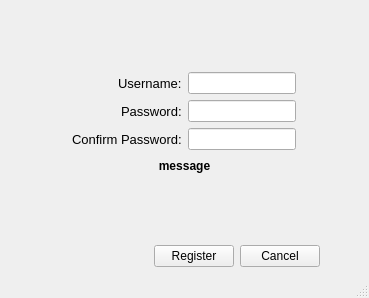
<?xml version="1.0" encoding="UTF-8"?>
<ui version="4.0">
 <class>MainWindow</class>
 <widget class="QMainWindow" name="MainWindow">
  <property name="geometry">
   <rect>
    <x>0</x>
    <y>0</y>
    <width>369</width>
    <height>298</height>
   </rect>
  </property>
  <property name="maximumSize">
   <size>
    <width>394</width>
    <height>325</height>
   </size>
  </property>
  <property name="windowTitle">
   <string>App- Register</string>
  </property>
  <widget class="QWidget" name="centralwidget">
   <layout class="QVBoxLayout" name="verticalLayout_3">
    <item>
     <spacer name="verticalSpacer">
      <property name="orientation">
       <enum>Qt::Vertical</enum>
      </property>
      <property name="sizeHint" stdset="0">
       <size>
        <width>20</width>
        <height>55</height>
       </size>
      </property>
     </spacer>
    </item>
    <item>
     <layout class="QHBoxLayout" name="horizontalLayout_9">
      <item>
       <layout class="QVBoxLayout" name="verticalLayout_2">
        <item>
         <layout class="QHBoxLayout" name="horizontalLayout">
          <item>
           <spacer name="horizontalSpacer">
            <property name="orientation">
             <enum>Qt::Horizontal</enum>
            </property>
            <property name="sizeHint" stdset="0">
             <size>
              <width>40</width>
              <height>20</height>
             </size>
            </property>
           </spacer>
          </item>
          <item>
           <widget class="QLabel" name="userLabel">
            <property name="font">
             <font>
              <pointsize>10</pointsize>
             </font>
            </property>
            <property name="text">
             <string>Username:</string>
            </property>
           </widget>
          </item>
         </layout>
        </item>
        <item>
         <layout class="QHBoxLayout" name="horizontalLayout_2">
          <item>
           <spacer name="horizontalSpacer_4">
            <property name="orientation">
             <enum>Qt::Horizontal</enum>
            </property>
            <property name="sizeHint" stdset="0">
             <size>
              <width>40</width>
              <height>20</height>
             </size>
            </property>
           </spacer>
          </item>
          <item>
           <widget class="QLabel" name="passLabel">
            <property name="font">
             <font>
              <pointsize>10</pointsize>
             </font>
            </property>
            <property name="text">
             <string>Password:</string>
            </property>
           </widget>
          </item>
         </layout>
        </item>
        <item>
         <layout class="QHBoxLayout" name="horizontalLayout_5">
          <item>
           <spacer name="horizontalSpacer_9">
            <property name="orientation">
             <enum>Qt::Horizontal</enum>
            </property>
            <property name="sizeHint" stdset="0">
             <size>
              <width>40</width>
              <height>20</height>
             </size>
            </property>
           </spacer>
          </item>
          <item>
           <widget class="QLabel" name="confirm_passLabel">
            <property name="font">
             <font>
              <pointsize>10</pointsize>
             </font>
            </property>
            <property name="text">
             <string>Confirm Password:</string>
            </property>
           </widget>
          </item>
         </layout>
        </item>
       </layout>
      </item>
      <item>
       <layout class="QVBoxLayout" name="verticalLayout">
        <item>
         <layout class="QHBoxLayout" name="horizontalLayout_6">
          <item>
           <widget class="QLineEdit" name="userLineEdit">
            <property name="sizePolicy">
             <sizepolicy hsizetype="Fixed" vsizetype="Fixed">
              <horstretch>0</horstretch>
              <verstretch>0</verstretch>
             </sizepolicy>
            </property>
            <property name="font">
             <font>
              <pointsize>9</pointsize>
             </font>
            </property>
           </widget>
          </item>
          <item>
           <spacer name="horizontalSpacer_2">
            <property name="orientation">
             <enum>Qt::Horizontal</enum>
            </property>
            <property name="sizeHint" stdset="0">
             <size>
              <width>40</width>
              <height>20</height>
             </size>
            </property>
           </spacer>
          </item>
         </layout>
        </item>
        <item>
         <layout class="QHBoxLayout" name="horizontalLayout_7">
          <item>
           <widget class="QLineEdit" name="passLineEdit">
            <property name="sizePolicy">
             <sizepolicy hsizetype="Fixed" vsizetype="Fixed">
              <horstretch>0</horstretch>
              <verstretch>0</verstretch>
             </sizepolicy>
            </property>
            <property name="font">
             <font>
              <pointsize>9</pointsize>
             </font>
            </property>
            <property name="echoMode">
             <enum>QLineEdit::Password</enum>
            </property>
           </widget>
          </item>
          <item>
           <spacer name="horizontalSpacer_3">
            <property name="orientation">
             <enum>Qt::Horizontal</enum>
            </property>
            <property name="sizeHint" stdset="0">
             <size>
              <width>40</width>
              <height>20</height>
             </size>
            </property>
           </spacer>
          </item>
         </layout>
        </item>
        <item>
         <layout class="QHBoxLayout" name="horizontalLayout_8">
          <item>
           <widget class="QLineEdit" name="confirm_passLineEdit">
            <property name="sizePolicy">
             <sizepolicy hsizetype="Fixed" vsizetype="Fixed">
              <horstretch>0</horstretch>
              <verstretch>0</verstretch>
             </sizepolicy>
            </property>
            <property name="font">
             <font>
              <pointsize>9</pointsize>
             </font>
            </property>
            <property name="echoMode">
             <enum>QLineEdit::Password</enum>
            </property>
           </widget>
          </item>
          <item>
           <spacer name="horizontalSpacer_10">
            <property name="orientation">
             <enum>Qt::Horizontal</enum>
            </property>
            <property name="sizeHint" stdset="0">
             <size>
              <width>40</width>
              <height>20</height>
             </size>
            </property>
           </spacer>
          </item>
         </layout>
        </item>
       </layout>
      </item>
     </layout>
    </item>
    <item>
     <layout class="QHBoxLayout" name="horizontalLayout_4">
      <item>
       <spacer name="horizontalSpacer_7">
        <property name="orientation">
         <enum>Qt::Horizontal</enum>
        </property>
        <property name="sizeHint" stdset="0">
         <size>
          <width>40</width>
          <height>20</height>
         </size>
        </property>
       </spacer>
      </item>
      <item>
       <widget class="QLabel" name="errorLabel">
        <property name="sizePolicy">
         <sizepolicy hsizetype="Expanding" vsizetype="Preferred">
          <horstretch>0</horstretch>
          <verstretch>0</verstretch>
         </sizepolicy>
        </property>
        <property name="font">
         <font>
          <weight>75</weight>
          <bold>true</bold>
         </font>
        </property>
        <property name="text">
         <string>message</string>
        </property>
        <property name="alignment">
         <set>Qt::AlignCenter</set>
        </property>
       </widget>
      </item>
      <item>
       <spacer name="horizontalSpacer_8">
        <property name="orientation">
         <enum>Qt::Horizontal</enum>
        </property>
        <property name="sizeHint" stdset="0">
         <size>
          <width>40</width>
          <height>20</height>
         </size>
        </property>
       </spacer>
      </item>
     </layout>
    </item>
    <item>
     <spacer name="verticalSpacer_2">
      <property name="orientation">
       <enum>Qt::Vertical</enum>
      </property>
      <property name="sizeHint" stdset="0">
       <size>
        <width>20</width>
        <height>36</height>
       </size>
      </property>
     </spacer>
    </item>
    <item>
     <layout class="QHBoxLayout" name="horizontalLayout_3">
      <item>
       <spacer name="horizontalSpacer_5">
        <property name="orientation">
         <enum>Qt::Horizontal</enum>
        </property>
        <property name="sizeHint" stdset="0">
         <size>
          <width>40</width>
          <height>20</height>
         </size>
        </property>
       </spacer>
      </item>
      <item>
       <widget class="QPushButton" name="registerButton">
        <property name="sizePolicy">
         <sizepolicy hsizetype="Fixed" vsizetype="Fixed">
          <horstretch>0</horstretch>
          <verstretch>0</verstretch>
         </sizepolicy>
        </property>
        <property name="font">
         <font>
          <pointsize>9</pointsize>
         </font>
        </property>
        <property name="focusPolicy">
         <enum>Qt::NoFocus</enum>
        </property>
        <property name="text">
         <string>Register</string>
        </property>
       </widget>
      </item>
      <item>
       <widget class="QPushButton" name="cancelButton">
        <property name="sizePolicy">
         <sizepolicy hsizetype="Fixed" vsizetype="Fixed">
          <horstretch>0</horstretch>
          <verstretch>0</verstretch>
         </sizepolicy>
        </property>
        <property name="font">
         <font>
          <pointsize>9</pointsize>
         </font>
        </property>
        <property name="focusPolicy">
         <enum>Qt::NoFocus</enum>
        </property>
        <property name="text">
         <string>Cancel</string>
        </property>
       </widget>
      </item>
      <item>
       <spacer name="horizontalSpacer_6">
        <property name="orientation">
         <enum>Qt::Horizontal</enum>
        </property>
        <property name="sizeType">
         <enum>QSizePolicy::Fixed</enum>
        </property>
        <property name="sizeHint" stdset="0">
         <size>
          <width>40</width>
          <height>20</height>
         </size>
        </property>
       </spacer>
      </item>
     </layout>
    </item>
   </layout>
  </widget>
  <widget class="QMenuBar" name="menubar">
   <property name="geometry">
    <rect>
     <x>0</x>
     <y>0</y>
     <width>369</width>
     <height>26</height>
    </rect>
   </property>
  </widget>
  <widget class="QStatusBar" name="statusbar"/>
 </widget>
 <resources/>
 <connections/>
</ui>
